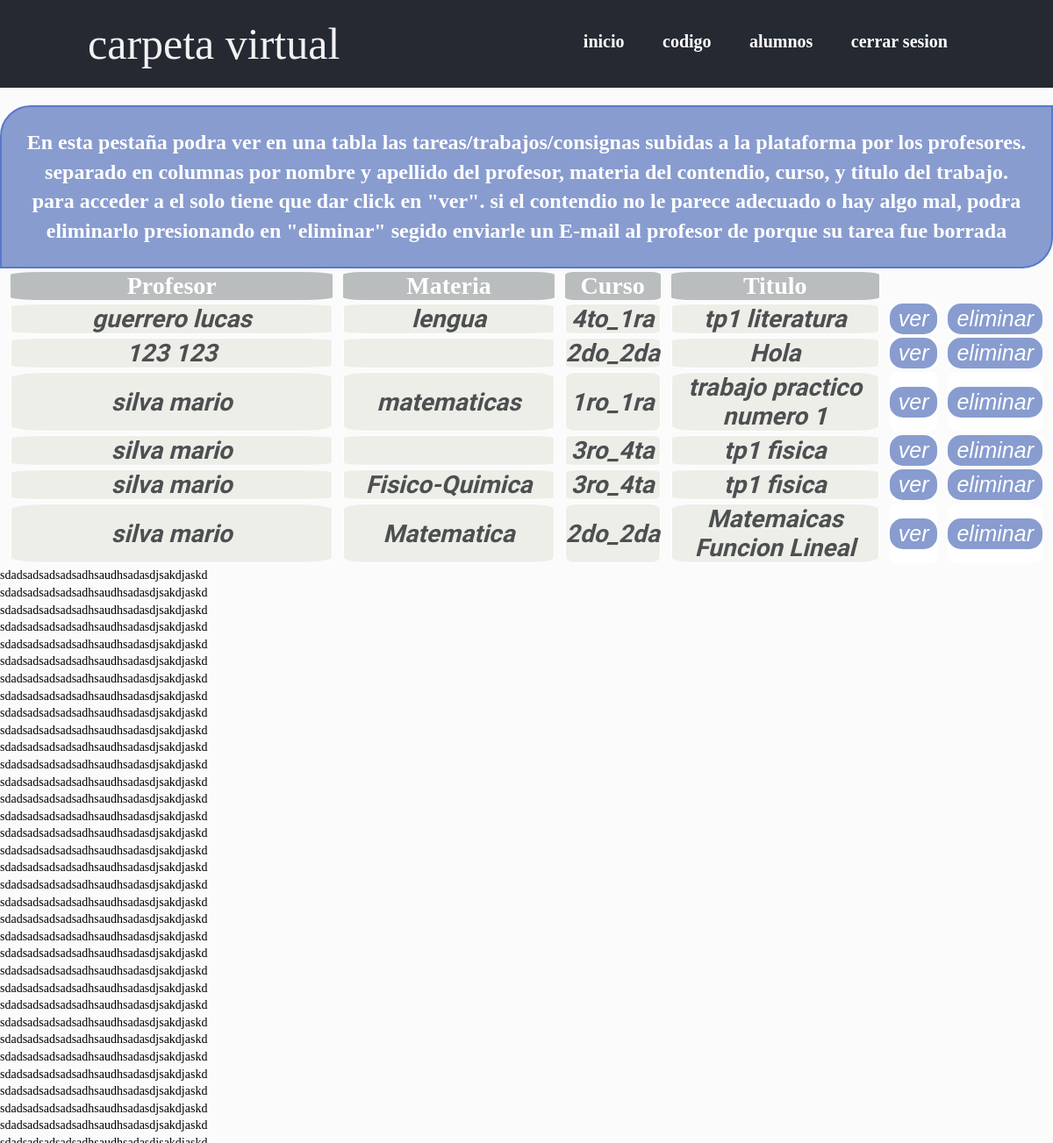
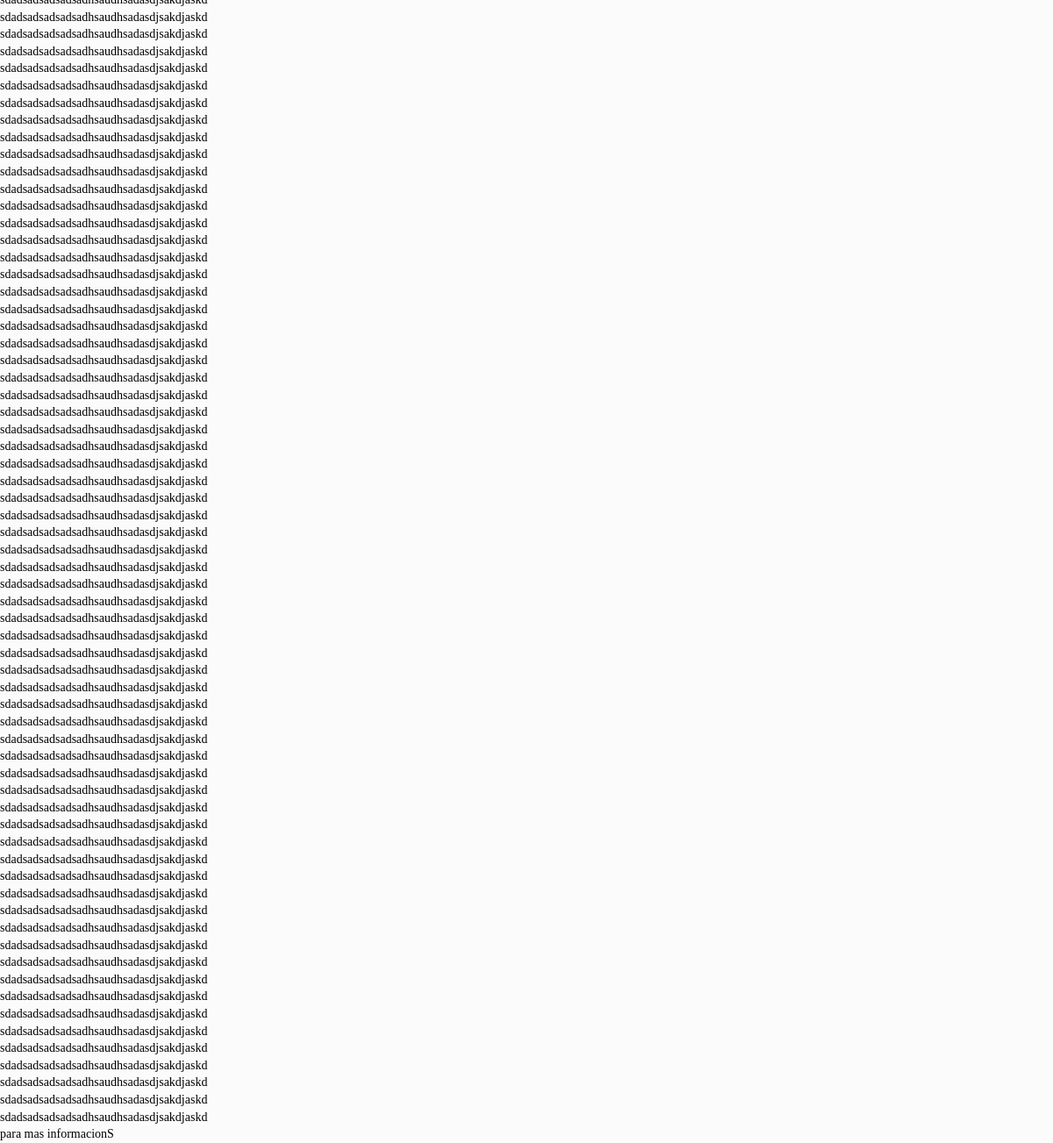
Page /admin/admin.contenido.php (signed in) on the committed database (2 pictures, top to bottom).
### tables this page shows
CREATE TABLE `profesor` (
  `nombre` varchar(20) NOT NULL,
  `apellido` varchar(20) NOT NULL,
  `Email` varchar(20) NOT NULL,
  `password` varchar(16) NOT NULL,
  `codigo` varchar(16) NOT NULL
);

CREATE TABLE `contenido` (
  `fecha_de_entrega` date NOT NULL,
  `cod_trabajo` int(11) NOT NULL,
  `fecha_de_subida` date NOT NULL,
  `titulo` varchar(30) NOT NULL,
  `curso` varchar(7) NOT NULL,
  `materia` varchar(20) NOT NULL,
  `contenido` text NOT NULL,
  `bibiografia` text NOT NULL,
  `Email` varchar(40) NOT NULL
);

### admin/admin.contenido.php (the view, shortened to what this page needs)
<html>
    <head>
	  <link rel="stylesheet" type="text/css" href="css/estiloadmincontendio.css">
      <link rel="stylesheet" type="text/css" href="css/header.css">
    </head>
   <header>
		<div class="wrapper">
			<div class="logo">carpeta virtual</div>
			<nav>
				<a href="perfil_admin.php">inicio</a>
				<a href="codigogenerado.php">codigo</a>
				<a href="admin_alumnos.php">alumnos</a>
				<a href="../cerrar_sesion.php">cerrar sesion</a>
			</nav>
		</div>
	</header>
 <body>
    <center>
         <p class="titulo">
         En esta pestaña podra ver en una tabla las tareas/trabajos/consignas subidas a la plataforma por los profesores.
         separado en columnas por nombre y apellido del profesor, materia del contendio, curso, y titulo del trabajo.
         para acceder a el solo tiene que dar click en "ver". si el contendio no le parece adecuado o hay algo mal, podra eliminarlo presionando en "eliminar" segido enviarle un E-mail al profesor de porque su tarea fue borrada
         </p>
     </center>
     <table>
        <tr class="tabla-arriba">
          <td class="tabla-arriba__profesor">Profesor</td>
          <td class="tabla-arriba__materia">Materia</td>
          <td>Curso</td>
          <td class="tabla-arriba__titulo">Titulo</td>
        </tr>
        <?php
        include "../conexion.php";
        $sql =  "SELECT * FROM contenido";
        if ($resultad = $con->query($sql)){
        while ($fila = mysqli_fetch_array($resultad)){
        $cod_trabajo=$fila["cod_trabajo"];
        $titulo=$fila["titulo"];
        $materia=$fila["materia"];
        $curso=$fila["curso"];
        $Email=$fila["Email"];
        $sql =  "SELECT * FROM profesor where Email='$Email'";
        if ($resultado = $con->query($sql)){
        while ($fila = mysqli_fetch_array($resultado)){
            $nombre=$fila["nombre"];
            $apellido=$fila["apellido"];
        ?>
            <tr class='cuerpo'>
                <td class='hi' class='tabla-arriba__profesor'>
                    <?php echo $apellido, " ", $nombre;?>
                </td>
                <td class='hi' class='tabla-arriba__materia'>
                    <?php echo $materia?>
                </td>
                <td class='hi'>
                    <?php echo $curso?>
                </td>
                <td class='hi' class='tabla-arriba__titulo'>
                    <?php echo $titulo?>
                </td>
                <td class='hi__boton'>
                    <a href='ver_contenido.php?cod_trabajo=<?php echo $cod_trabajo;?>'>
                        <button> ver </button>
                    </a>
                </td>
                <td class='hi__boton'>
                    <a href='eliminar.php?Email=<?php echo $Email;?> & curso=<?php echo $curso;?> & materia=<?php echo $materia;?>'>
                        <button>eliminar </button>
                    </a>
                </td>
            </tr>
            <?php
            }}}}
            ?>
     </table>
 <P>sdadsadsadsadsadhsaudhsadasdjsakdjaskd</P>
         <P>sdadsadsadsadsadhsaudhsadasdjsakdjaskd</P>
          <P>sdadsadsadsadsadhsaudhsadasdjsakdjaskd</P> <P>sdadsadsadsadsadhsaudhsadasdjsakdjaskd</P> <P>sdadsadsadsadsadhsaudhsadasdjsakdjaskd</P> <P>sdadsadsadsadsadhsaudhsadasdjsakdjaskd</P> <P>sdadsadsadsadsadhsaudhsadasdjsakdjaskd</P> <P>sdadsadsadsadsadhsaudhsadasdjsakdjaskd</P> <P>sdadsadsadsadsadhsaudhsadasdjsakdjaskd</P> <P>sdadsadsadsadsadhsaudhsadasdjsakdjaskd</P> <P>sdadsadsadsadsadhsaudhsadasdjsakdjaskd</P>
           <P>sdadsadsadsadsadhsaudhsadasdjsakdjaskd</P>
         <P>sdadsadsadsadsadhsaudhsadasdjsakdjaskd</P>
          <P>sdadsadsadsadsadhsaudhsadasdjsakdjaskd</P> <P>sdadsadsadsadsadhsaudhsadasdjsakdjaskd</P> <P>sdadsadsadsadsadhsaudhsadasdjsakdjaskd</P> <P>sdadsadsadsadsadhsaudhsadasdjsakdjaskd</P> <P>sdadsadsadsadsadhsaudhsadasdjsakdjaskd</P> <P>sdadsadsadsadsadhsaudhsadasdjsakdjaskd</P> <P>sdadsadsadsadsadhsaudhsadasdjsakdjaskd</P> <P>sdadsadsadsadsadhsaudhsadasdjsakdjaskd</P> <P>sdadsadsadsadsadhsaudhsadasdjsakdjaskd</P> <P>sdadsadsadsadsadhsaudhsadasdjsakdjaskd</P>
         <P>sdadsadsadsadsadhsaudhsadasdjsakdjaskd</P>
          <P>sdadsadsadsadsadhsaudhsadasdjsakdjaskd</P> <P>sdadsadsadsadsadhsaudhsadasdjsakdjaskd</P> <P>sdadsadsadsadsadhsaudhsadasdjsakdjaskd</P> <P>sdadsadsadsadsadhsaudhsadasdjsakdjaskd</P> <P>sdadsadsadsadsadhsaudhsadasdjsakdjaskd</P> <P>sdadsadsadsadsadhsaudhsadasdjsakdjaskd</P> <P>sdadsadsadsadsadhsaudhsadasdjsakdjaskd</P> <P>sdadsadsadsadsadhsaudhsadasdjsakdjaskd</P> <P>sdadsadsadsadsadhsaudhsadasdjsakdjaskd</P> <P>sdadsadsadsadsadhsaudhsadasdjsakdjaskd</P>
         <P>sdadsadsadsadsadhsaudhsadasdjsakdjaskd</P>
          <P>sdadsadsadsadsadhsaudhsadasdjsakdjaskd</P> <P>sdadsadsadsadsadhsaudhsadasdjsakdjaskd</P> <P>sdadsadsadsadsadhsaudhsadasdjsakdjaskd</P> <P>sdadsadsadsadsadhsaudhsadasdjsakdjaskd</P> <P>sdadsadsadsadsadhsaudhsadasdjsakdjaskd</P> <P>sdadsadsadsadsadhsaudhsadasdjsakdjaskd</P> <P>sdadsadsadsadsadhsaudhsadasdjsakdjaskd</P> <P>sdadsadsadsadsadhsaudhsadasdjsakdjaskd</P> <P>sdadsadsadsadsadhsaudhsadasdjsakdjaskd</P> <P>sdadsadsadsadsadhsaudhsadasdjsakdjaskd</P>
         <P>sdadsadsadsadsadhsaudhsadasdjsakdjaskd</P>
          <P>sdadsadsadsadsadhsaudhsadasdjsakdjaskd</P> <P>sdadsadsadsadsadhsaudhsadasdjsakdjaskd</P> <P>sdadsadsadsadsadhsaudhsadasdjsakdjaskd</P> <P>sdadsadsadsadsadhsaudhsadasdjsakdjaskd</P> <P>sdadsadsadsadsadhsaudhsadasdjsakdjaskd</P> <P>sdadsadsadsadsadhsaudhsadasdjsakdjaskd</P> <P>sdadsadsadsadsadhsaudhsadasdjsakdjaskd</P> <P>sdadsadsadsadsadhsaudhsadasdjsakdjaskd</P> <P>sdadsadsadsadsadhsaudhsadasdjsakdjaskd</P> <P>sdadsadsadsadsadhsaudhsadasdjsakdjaskd</P>
         <P>sdadsadsadsadsadhsaudhsadasdjsakdjaskd</P>
          <P>sdadsadsadsadsadhsaudhsadasdjsakdjaskd</P> <P>sdadsadsadsadsadhsaudhsadasdjsakdjaskd</P> <P>sdadsadsadsadsadhsaudhsadasdjsakdjaskd</P> <P>sdadsadsadsadsadhsaudhsadasdjsakdjaskd</P> <P>sdadsadsadsadsadhsaudhsadasdjsakdjaskd</P> <P>sdadsadsadsadsadhsaudhsadasdjsakdjaskd</P> <P>sdadsadsadsadsadhsaudhsadasdjsakdjaskd</P> <P>sdadsadsadsadsadhsaudhsadasdjsakdjaskd</P> <P>sdadsadsadsadsadhsaudhsadasdjsakdjaskd</P> <P>sdadsadsadsadsadhsaudhsadasdjsakdjaskd</P>
         <P>sdadsadsadsadsadhsaudhsadasdjsakdjaskd</P>
          <P>sdadsadsadsadsadhsaudhsadasdjsakdjaskd</P> <P>sdadsadsadsadsadhsaudhsadasdjsakdjaskd</P> <P>sdadsadsadsadsadhsaudhsadasdjsakdjaskd</P> <P>sdadsadsadsadsadhsaudhsadasdjsakdjaskd</P> <P>sdadsadsadsadsadhsaudhsadasdjsakdjaskd</P> <P>sdadsadsadsadsadhsaudhsadasdjsakdjaskd</P> <P>sdadsadsadsadsadhsaudhsadasdjsakdjaskd</P> <P>sdadsadsadsadsadhsaudhsadasdjsakdjaskd</P> <P>sdadsadsadsadsadhsaudhsadasdjsakdjaskd</P> <P>sdadsadsadsadsadhsaudhsadasdjsakdjaskd</P>
         <P>sdadsadsadsadsadhsaudhsadasdjsakdjaskd</P>
          <P>sdadsadsadsadsadhsaudhsadasdjsakdjaskd</P> <P>sdadsadsadsadsadhsaudhsadasdjsakdjaskd</P> <P>sdadsadsadsadsadhsaudhsadasdjsakdjaskd</P> <P>sdadsadsadsadsadhsaudhsadasdjsakdjaskd</P> <P>sdadsadsadsadsadhsaudhsadasdjsakdjaskd</P> <P>sdadsadsadsadsadhsaudhsadasdjsakdjaskd</P> <P>sdadsadsadsadsadhsaudhsadasdjsakdjaskd</P> <P>sdadsadsadsadsadhsaudhsadasdjsakdjaskd</P> <P>sdadsadsadsadsadhsaudhsadasdjsakdjaskd</P> <P>sdadsadsadsadsadhsaudhsadasdjsakdjaskd</P>
         <P>sdadsadsadsadsadhsaudhsadasdjsakdjaskd</P>
          <P>sdadsadsadsadsadhsaudhsadasdjsakdjaskd</P> <P>sdadsadsadsadsadhsaudhsadasdjsakdjaskd</P> <P>sdadsadsadsadsadhsaudhsadasdjsakdjaskd</P> <P>sdadsadsadsadsadhsaudhsadasdjsakdjaskd</P> <P>sdadsadsadsadsadhsaudhsadasdjsakdjaskd</P> <P>sdadsadsadsadsadhsaudhsadasdjsakdjaskd</P> <P>sdadsadsadsadsadhsaudhsadasdjsakdjaskd</P> <P>sdadsadsadsadsadhsaudhsadasdjsakdjaskd</P> <P>sdadsadsadsadsadhsaudhsadasdjsakdjaskd</P>
<div class="footer">
<p>para mas informacionS</p>
</div>
</body>
</html>

### estiloadmincontendio.css (style rules this page uses)
* { margin: 0px; padding: 0px; box-sizing:border-box; }
body { font: 14px/1.4 Georgia, Serif; background-color: #FBFBFB; }
table { font-size:200%; border-collapse: separate; border-spacing: 1vw 0.5vh; font-weight: bold; }
.tabla-arriba { color: white; background-color: #B9BDBD; text-align: center; }
.tabla-arriba__profesor { width: 45%; }
.tabla-arriba__titulo { width: 25%; }
.tabla-arriba__materia { width: 25%; }
tr td { border-top-right-radius: 10%; border-top-left-radius: 10%; border-bottom-left-radius: 10%; border-bottom-right-radius: 10%; }
.cuerpo { font-style:italic; background-color: #EEEEE9; }
.hi { font-size: 1vw 0.75vh; text-align: center; border: solid 1px; border-color: white; color: 4C5050; font-family: 'Kumbh Sans', sans-serif; }
.hi__boton { background-color: white; }
.titulo { font-family: Century Gothic,CenturyGothic,AppleGothic; color: #ffffff; font-size: 3vh; text-align: center; background: #889ccf; overflow: hidden; padding: 3vh; border-radius: 35px 0px 35px 0px; border: 2px solid #5878ca; font-weight: bold; }
button { cursor: pointer; padding: 3px; padding-left: 10px; padding-right: 10px; font-family: helvetica; font-weight: 300; font-size: 25px; font-style: italic; color: white; background-color: #889ccf; border-bottom-color: #889ccf; border-radius: 15px; border: 0px; }

### admin/css/header.css (style rules this page uses)
* { margin: 0px; padding: 0px; box-sizing:border-box; }
body { font: 14px/1.4 Georgia, Serif; }
header { width:100%; height: 100px; overflow:hidden; background:#252932; margin-bottom:20px; }
.wrapper { width:90%; max-width:1000px; margin:auto; overflow:hidden; }
header .logo { color:#f2f2f2; font-size:50px; line-height:100px; float:left; }
header nav { float:right; line-height:100px; }
header nav a { display:inline-block; color:#fff; text-decoration:none; padding:10px 20px; line-height:normal; font-size:20px; font-weight:bold; -webkit-transition:all 500ms ease; -o-transition:all 500ms ease; transition:all 500ms ease; }

### rows in the picture
contenido: materia "lengua", curso "4to_1ra", titulo "tp1 literatura"
profesor: apellido "guerrero", nombre "lucas"
contenido: curso "2do_2da", titulo "Hola"
profesor: apellido "123", nombre "123"
contenido: materia "matematicas", curso "1ro_1ra", titulo "trabajo practico numero 1"
profesor: apellido "silva", nombre "mario"
contenido: curso "3ro_4ta", titulo "tp1 fisica"
contenido: materia "Fisico-Quimica", curso "3ro_4ta", titulo "tp1 fisica"
contenido: materia "Matematica", curso "2do_2da", titulo "Matemaicas Funcion Lineal"
